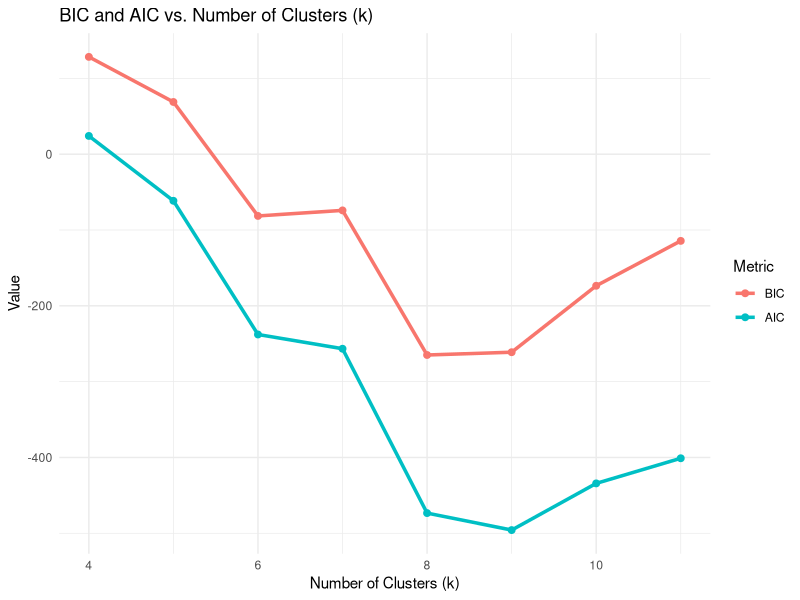

Here is the R script that generated this plot: (Note: this script raises an error after producing the figure.)
# Load necessary libraries
library(readxl)
library(ggplot2)
library(mvtnorm)
data <- read_excel("Final dataset.xlsx")

# Select numeric features and scale
numeric_data <- scale(data[, c("Median Aging(in Days)", "Product Price(USD)", "Average Distinct Customers Ordered(per month)", "Average Monthly Profit(USD)")])

# Convert to matrix for computation
data_matrix <- as.matrix(numeric_data)
# Safeguard against small log probabilities
safe_log <- function(x, epsilon = 1e-9) {
  ws<-pmax(x,epsilon)

  return(list(logs=log(pmax(x, epsilon)),ws=ws))  # Replace values close to 0 with epsilon
}

gmm_soft <- function(X, k, max_iter = 10000, tol = 1e-4, epsilon = 1e-6) {
  n <- nrow(X)  # Number of data points
  d <- ncol(X)  # Dimensionality of data

  set.seed(123)
  mu <- X[sample(1:n, k), ]  # Randomly initialize cluster means
  sigma <- array(0, dim = c(d, d, k))
  for (j in 1:k) sigma[,,j] <- diag(d)  # Initialize covariances as identity matrices
  pi_k <- rep(1/k, k)  # Equal cluster weights
  gamma <- matrix(0, n, k)  # Responsibility matrix
  log_likelihoods <- c()

  for (iter in 1:max_iter) {
    # E-Step: Compute responsibilities
    for (j in 1:k) {
      regularized_sigma <- sigma[,,j] + diag(epsilon, d)
      gamma[, j] <- pi_k[j] * dmvnorm(X, mean = mu[j, ], sigma = regularized_sigma)
    }

    # Safeguard against zero probabilities
    gamma[gamma < epsilon] <- epsilon
    gamma <- gamma / rowSums(gamma)  # Normalize responsibilities

    # M-Step: Update parameters
    n_k <- colSums(gamma)  # Effective cluster sizes
    for (j in 1:k) {
      mu[j, ] <- colSums(gamma[, j] * X) / n_k[j]
      centered_data <- sweep(X, 2, mu[j, ], "-")
      sigma_j <- t(centered_data) %*% (gamma[, j] * centered_data) / n_k[j]
      sigma[,,j] <- sigma_j + diag(epsilon, d)  # Regularization for stability
      pi_k[j] <- n_k[j] / n
    }
    cal<-(rowSums(sapply(1:k, function(j) {
      pi_k[j] * dmvnorm(X, mean = mu[j, ], sigma = sigma[,,j])
    })))
    res<-safe_log(cal)
    # Log-Likelihood: Safeguard against NaN values
    log_likelihood <- sum(res$logs)

    # Store the log-likelihood for convergence check
    log_likelihoods <- c(log_likelihoods, log_likelihood)

    
    # Convergence check: Compare log-likelihood from current and previous iteration
    if (iter > 1 && abs(log_likelihoods[iter] - log_likelihoods[iter - 1]) < tol) {
      cat("Converged at iteration:", iter, "\n")
      break
    }
  }
  return(list(means = mu, covariances = sigma, weights = pi_k, responsibilities = gamma,
              log_likelihood = log_likelihood, log_likelihoods = log_likelihoods))
}

# Function to calculate BIC
compute_bic <- function(log_likelihood, n, k, d) {
  num_params <- k * (d + d * (d + 1) / 2 + 1)  # Number of parameters in GMM
  return(-2 * log_likelihood + num_params * log(n))
}
compute_aic <- function(log_likelihood, n, k, d) {
  num_params <- k * (d + d * (d + 1) / 2 + 1)  # Number of parameters in GMM
  return(-2 * log_likelihood + 2 * num_params)
}
k_values <- c(4,5,6, 7, 8,9,10,11)
bic_values <- c()
aic_values <- c()
results <- list()

for (k in k_values) {
  cat("Running GMM for k =", k, "\n")
  gmm_result <- gmm_soft(data_matrix, k)
  bic <- compute_bic(gmm_result$log_likelihood, nrow(data_matrix), k, ncol(data_matrix))
  aic <- compute_aic(gmm_result$log_likelihood, nrow(data_matrix), k, ncol(data_matrix))
  bic_values <- c(bic_values, bic)
  aic_values<- c(aic_values,aic)
  results[[paste0("k_", k)]] <- gmm_result
}

# Determine the best k based on BIC
best_k <- k_values[which.min(bic_values)]

# Create a data frame for BIC and AIC values
bic_aic_df <- data.frame(
  k = k_values,
  BIC = bic_values,
  AIC = aic_values
)
print(bic_aic_df)
cat("Optimal number of clusters based on BIC:", best_k, "\n")
# Convert to long format for ggplot
library(reshape2)
bic_aic_long <- melt(bic_aic_df, id.vars = "k", variable.name = "Metric", value.name = "Value")

# Generate the BIC and AIC plot
ggplot(bic_aic_long, aes(x = k, y = Value, color = Metric, group = Metric)) +
  geom_line(size = 1.2) +
  geom_point(size = 2) +
  labs(title = "BIC and AIC vs. Number of Clusters (k)",
       x = "Number of Clusters (k)",
       y = "Value",
       color = "Metric") +
  theme_minimal()

# PCA scatter plot
library(ggrepel)
pca <- prcomp(data_matrix)
# Prepare PCA data for plotting
pca_data <- data.frame(
  PC1 = pca$x[, 1],  
  PC2 = pca$x[, 2], 
  Cluster = data$Cluster,
  Product = data$Product   
)

pca_plot_with_labels <- ggplot(pca_data, aes(x = PC1, y = PC2, color = Cluster)) +
  geom_point(size = 3) +  
  geom_text_repel(aes(label = Product), size = 3, max.overlaps = 10) 
  labs(
    title = paste("PCA Visualization of Clusters with Product Types for k = ",best_k),
    x = "Principal Component 1",
    y = "Principal Component 2",
    color = "Cluster"
  ) +
  theme_minimal()

ggsave("pca_plot_with_labels.png", pca_plot_with_labels, width = 10, height = 7)

# Display the plot
print(pca_plot_with_labels)
